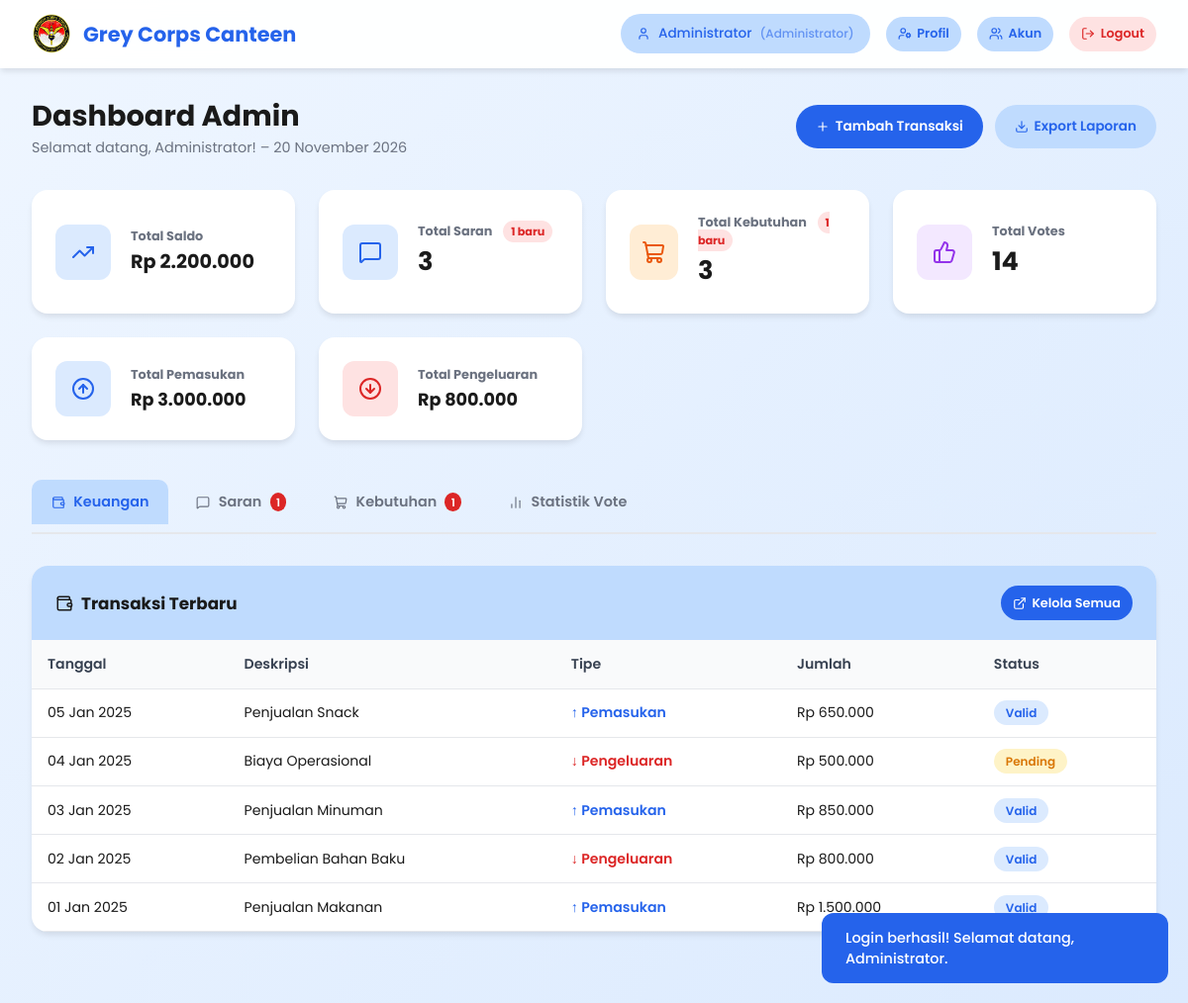
/dashboard.php (signed in), run on the app's committed database.
### tables this page shows
CREATE TABLE IF NOT EXISTS transaksi (
    id          INT AUTO_INCREMENT PRIMARY KEY,
    tanggal     DATE NOT NULL,
    deskripsi   VARCHAR(255) NOT NULL,
    tipe        ENUM('pemasukan','pengeluaran') NOT NULL,
    jumlah      DECIMAL(15,2) NOT NULL,
    kategori    VARCHAR(50) NULL,
    status      ENUM('pending','valid','ditolak') DEFAULT 'pending',
    user_id     INT NULL,
    created_at  TIMESTAMP DEFAULT CURRENT_TIMESTAMP,
    FOREIGN KEY (user_id) REFERENCES users(id) ON DELETE SET NULL
);

### includes/roles.php (called while the page is built, shortened)
<?php
function currentRole(): string
{
    return $_SESSION['role'] ?? '';
}
function isAdmin(): bool
{
    return currentRole() === 'admin';
}
function isKasilog(): bool
{
    return currentRole() === 'kasilog';
}
function canWrite(): bool
{
    return !isKasilog();
}
function roleLabel(string $role): string
{
    $map = [
        'admin'   => 'Administrator',
        'staff'   => 'Staff',
        'kasilog' => 'Kasilog',
    ];
    return $map[$role] ?? ucfirst($role);
}

### dashboard.php (the view, shortened to what this page needs)
<?php
require_once __DIR__ . '/config/db.php';
require_once __DIR__ . '/includes/helpers.php';
$canWrite = canWrite();
$totalSaran     = $pdo->query("SELECT COUNT(*) FROM saran")->fetchColumn();
$totalKebutuhan = $pdo->query("SELECT COUNT(*) FROM kebutuhan")->fetchColumn();
$pemasukan      = $pdo->query("SELECT COALESCE(SUM(jumlah),0) FROM transaksi WHERE tipe='pemasukan' AND status='valid'")->fetchColumn();
$pengeluaran    = $pdo->query("SELECT COALESCE(SUM(jumlah),0) FROM transaksi WHERE tipe='pengeluaran' AND status='valid'")->fetchColumn();
$saldo          = $pemasukan - $pengeluaran;
$totalVotes     = $pdo->query("SELECT COUNT(*) FROM votes")->fetchColumn();
$saranBaru      = $pdo->query("SELECT COUNT(*) FROM saran WHERE status='baru'")->fetchColumn();
$kebutuhanBaru  = $pdo->query("SELECT COUNT(*) FROM kebutuhan WHERE status='baru'")->fetchColumn();
$recentTransaksi = $pdo->query("SELECT * FROM transaksi ORDER BY tanggal DESC LIMIT 5")->fetchAll();
$flash = getFlash();
?>
<!DOCTYPE html>
<html lang="id">
<head>
</head>
<body>
<?php if ($flash): ?>
<div class="flash-toast <?= e($flash['type']) ?>" id="flashToast"><?= e($flash['msg']) ?></div>
<?php endif; ?>
<div class="topbar">
    <div class="topbar-inner">
        <a href="index.php" class="logo">
            <img src="img/logostinkcl.png" alt="Logo">
            <span>Grey Corps Canteen</span>
        </a>
        <div class="user-info">
            <div class="user-badge">
                <i data-lucide="user" style="width:14px"></i>
                <?= e($_SESSION['nama']) ?>
                <span style="opacity:.6;font-size:.75rem;">(<?= e(roleLabel($_SESSION['role'])) ?>)</span>
            </div>
            <?php require __DIR__ . '/includes/nav_account.php'; ?>
            <a href="logout.php" class="btn btn-danger btn-sm" onclick="return confirm('Yakin ingin logout?')">
                <i data-lucide="log-out" style="width:14px"></i> Logout
            </a>
        </div>
    </div>
</div>
<div class="main">
    <div class="page-header">
        <div>
            <h2>Dashboard Admin</h2>
            <p>Selamat datang, <?= e($_SESSION['nama']) ?>! – <?= date('d F Y') ?></p>
        </div>
        <div style="display:flex;gap:.75rem;flex-wrap:wrap;">
            <?php if ($canWrite): ?>
            <a href="keuangan.php" class="btn btn-primary"><i data-lucide="plus" style="width:14px"></i> Tambah Transaksi</a>
            <?php endif; ?>
            <a href="export.php" class="btn btn-secondary"><i data-lucide="download" style="width:14px"></i> Export Laporan</a>
        </div>
    </div>
    <div class="stats-grid">
        <div class="stat-card">
            <div class="stat-icon green"><i data-lucide="trending-up" style="width:24px"></i></div>
            <div class="stat-info">
                <h4>Total Saldo</h4>
                <p style="font-size:1.2rem;"><?= formatRupiah((float)$saldo) ?></p>
            </div>
        </div>
        <div class="stat-card">
            <div class="stat-icon blue"><i data-lucide="message-square" style="width:24px"></i></div>
            <div class="stat-info">
                <h4>Total Saran <span class="stat-badge"><?= $saranBaru ?> baru</span></h4>
                <p><?= $totalSaran ?></p>
            </div>
        </div>
        <div class="stat-card">
            <div class="stat-icon orange"><i data-lucide="shopping-cart" style="width:24px"></i></div>
            <div class="stat-info">
                <h4>Total Kebutuhan <span class="stat-badge"><?= $kebutuhanBaru ?> baru</span></h4>
                <p><?= $totalKebutuhan ?></p>
            </div>
        </div>
        <div class="stat-card">
            <div class="stat-icon purple"><i data-lucide="thumbs-up" style="width:24px"></i></div>
            <div class="stat-info"><h4>Total Votes</h4><p><?= $totalVotes ?></p></div>
        </div>
        <div class="stat-card">
            <div class="stat-icon green"><i data-lucide="arrow-up-circle" style="width:24px"></i></div>
            <div class="stat-info"><h4>Total Pemasukan</h4><p style="font-size:1.1rem;"><?= formatRupiah((float)$pemasukan) ?></p></div>
        </div>
        <div class="stat-card">
            <div class="stat-icon red"><i data-lucide="arrow-down-circle" style="width:24px"></i></div>
            <div class="stat-info"><h4>Total Pengeluaran</h4><p style="font-size:1.1rem;"><?= formatRupiah((float)$pengeluaran) ?></p></div>
        </div>
    </div>
    <div class="nav-tabs">
        <button class="nav-tab active" onclick="showPanel('keuangan',this)">
            <i data-lucide="wallet" style="width:14px;vertical-align:middle;margin-right:.3rem"></i> Keuangan
        </button>
        <button class="nav-tab" onclick="showPanel('saran',this)">
            <i data-lucide="message-square" style="width:14px;vertical-align:middle;margin-right:.3rem"></i>
            Saran <?php if($saranBaru>0): ?><span style="background:#dc2626;color:#fff;border-radius:50%;padding:.1rem .4rem;font-size:.7rem;margin-left:.3rem"><?=$saranBaru?></span><?php endif;?>
        </button>
        <button class="nav-tab" onclick="showPanel('kebutuhan',this)">
            <i data-lucide="shopping-cart" style="width:14px;vertical-align:middle;margin-right:.3rem"></i>
            Kebutuhan <?php if($kebutuhanBaru>0): ?><span style="background:#dc2626;color:#fff;border-radius:50%;padding:.1rem .4rem;font-size:.7rem;margin-left:.3rem"><?=$kebutuhanBaru?></span><?php endif;?>
        </button>
        <button class="nav-tab" onclick="showPanel('votes',this)">
            <i data-lucide="bar-chart-2" style="width:14px;vertical-align:middle;margin-right:.3rem"></i> Statistik Vote
        </button>
    </div>
    <div class="tab-panel active" id="panel-keuangan">
        <div class="card">
            <div class="card-header">
                <h3><i data-lucide="wallet" style="width:18px"></i> Transaksi Terbaru</h3>
                <a href="keuangan.php" class="btn btn-primary btn-sm">
                    <i data-lucide="external-link" style="width:14px"></i> Kelola Semua
                </a>
            </div>
            <div class="table-wrap">
                <table>
                    <thead><tr><th>Tanggal</th><th>Deskripsi</th><th>Tipe</th><th>Jumlah</th><th>Status</th></tr></thead>
                    <tbody>
                    <?php foreach ($recentTransaksi as $t): ?>
                    <tr>
                        <td><?= date('d M Y', strtotime($t['tanggal'])) ?></td>
                        <td><?= e($t['deskripsi']) ?></td>
                        <td><?= $t['tipe'] === 'pemasukan'
                            ? '<span style="color:#2563eb;font-weight:600">↑ Pemasukan</span>'
                            : '<span style="color:#dc2626;font-weight:600">↓ Pengeluaran</span>' ?></td>
                        <td><?= formatRupiah((float)$t['jumlah']) ?></td>
                        <td><?= statusBadge($t['status']) ?></td>
                    </tr>
                    <?php endforeach; ?>
                    </tbody>
                </table>
            </div>
        </div>
    </div>
</div>
</body>
</html>

### includes/nav_account.php
<a href="profil.php" class="btn btn-secondary btn-sm" title="Profil & Ganti Password">
    <i data-lucide="user-cog" style="width:14px"></i> Profil
</a>
<?php if (isAdmin()): ?>
<a href="akun.php" class="btn btn-secondary btn-sm" title="Kelola Akun">
    <i data-lucide="users" style="width:14px"></i> Akun
</a>
<?php endif; ?>

### includes/helpers.php (shortened to what this page needs)
<?php
function getFlash(): ?array {
    if (isset($_SESSION['flash'])) {
        $f = $_SESSION['flash'];
        return $f;
    }
    return null;
}
function formatRupiah(float $angka): string {
    return 'Rp ' . number_format($angka, 0, ',', '.');
}
function e(string $str): string {
    return htmlspecialchars($str, ENT_QUOTES, 'UTF-8');
}
function statusBadge(string $status): string {
    $map = [
        'baru'      => ['class' => 'status-danger',  'label' => 'Baru'],
        'diproses'  => ['class' => 'status-warning', 'label' => 'Diproses'],
        'selesai'   => ['class' => 'status-success', 'label' => 'Selesai'],
        'dipenuhi'  => ['class' => 'status-success', 'label' => 'Dipenuhi'],
        'ditolak'   => ['class' => 'status-danger',  'label' => 'Ditolak'],
        'pending'   => ['class' => 'status-warning', 'label' => 'Pending'],
        'valid'     => ['class' => 'status-success', 'label' => 'Valid'],
    ];
    $s = $map[$status] ?? ['class' => 'status-warning', 'label' => ucfirst($status)];
    return '<span class="status-badge ' . $s['class'] . '">' . $s['label'] . '</span>';
}

### dashboard.php (style rules this page uses)
:root { --primary:#93c5fd;--primary-dark:#60a5fa;--primary-darker:#3b82f6;--secondary:#bfdbfe;--accent:#2563eb;--dark:#1a1a1a;--gray:#f3f4f6;--gray-dark:#e5e7eb;--text-gray:#6b7280;--shadow:0 4px 6px -1px rgba(0,0,0,.1);--shadow-lg:0 10px 15px -3px rgba(0,0,0,.1);--transition:all .3s ease; }
* { margin:0;padding:0;box-sizing:border-box; }
body { font-family:'Poppins',sans-serif;color:var(--dark);background:linear-gradient(135deg,#eff6ff,#dbeafe);min-height:100vh; }
.topbar { position:fixed;top:0;width:100%;background:rgba(255,255,255,.95);backdrop-filter:blur(10px);z-index:1000;box-shadow:var(--shadow); }
.topbar-inner { max-width:1400px;margin:0 auto;padding:.9rem 2rem;display:flex;justify-content:space-between;align-items:center; }
.logo { display:flex;align-items:center;gap:.75rem;font-size:1.3rem;font-weight:700;color:var(--accent);text-decoration:none; }
.logo img { width:40px;height:40px;border-radius:8px; }
.user-info { display:flex;align-items:center;gap:1rem; }
.user-badge { display:flex;align-items:center;gap:.5rem;background:var(--secondary);padding:.5rem 1rem;border-radius:50px;font-size:.85rem;font-weight:500;color:var(--accent); }
.btn { padding:.65rem 1.25rem;border-radius:50px;font-weight:600;cursor:pointer;transition:var(--transition);text-decoration:none;border:none;font-size:.85rem;font-family:inherit;display:inline-flex;align-items:center;gap:.35rem; }
.btn-primary { background:var(--accent);color:#fff; }
.btn-secondary { background:var(--secondary);color:var(--accent); }
.btn-danger { background:#fee2e2;color:#dc2626; }
.btn-sm { padding:.35rem .75rem;font-size:.8rem; }
.main { padding:6rem 2rem 3rem;max-width:1400px;margin:0 auto; }
.page-header { display:flex;justify-content:space-between;align-items:center;margin-bottom:2rem;flex-wrap:wrap;gap:1rem; }
.page-header h2 { font-size:1.8rem; }
.page-header p { color:var(--text-gray);font-size:.9rem; }
.stats-grid { display:grid;grid-template-columns:repeat(auto-fit,minmax(220px,1fr));gap:1.5rem;margin-bottom:2.5rem; }
.stat-card { background:#fff;padding:1.5rem;border-radius:16px;box-shadow:var(--shadow);display:flex;align-items:center;gap:1.25rem; }
.stat-icon { width:56px;height:56px;border-radius:12px;display:flex;align-items:center;justify-content:center; }
.stat-icon.green { background:#dbeafe;color:var(--accent); }
.stat-icon.blue { background:#dbeafe;color:#2563eb; }
.stat-icon.orange { background:#ffedd5;color:#ea580c; }
.stat-icon.purple { background:#f3e8ff;color:#9333ea; }
.stat-icon.red { background:#fee2e2;color:#dc2626; }
.stat-info h4 { font-size:.8rem;color:var(--text-gray);margin-bottom:.15rem; }
.stat-info p { font-size:1.6rem;font-weight:700; }
.stat-badge { font-size:.7rem;background:#fee2e2;color:#dc2626;padding:.2rem .5rem;border-radius:50px;margin-left:.5rem; }
.nav-tabs { display:flex;gap:.5rem;margin-bottom:2rem;border-bottom:2px solid var(--gray-dark);padding-bottom:.5rem;overflow-x:auto; }
.nav-tab { padding:.65rem 1.25rem;border:none;background:none;cursor:pointer;font-weight:600;color:var(--text-gray);transition:var(--transition);border-radius:10px 10px 0 0;font-family:inherit;white-space:nowrap;font-size:.9rem; }
.nav-tab.active { color:var(--accent);background:var(--secondary); }
.tab-panel { display:none; }
.tab-panel.active { display:block; }
.card { background:#fff;border-radius:16px;box-shadow:var(--shadow);overflow:hidden;margin-bottom:1.5rem; }
.card-header { padding:1.25rem 1.5rem;background:var(--secondary);display:flex;justify-content:space-between;align-items:center;flex-wrap:wrap;gap:.75rem; }
.card-header h3 { font-size:1.05rem;display:flex;align-items:center;gap:.5rem; }
.table-wrap { overflow-x:auto; }
table { width:100%;border-collapse:collapse; }
th,td { padding:.85rem 1rem;text-align:left;border-bottom:1px solid var(--gray-dark);font-size:.88rem; }
th { background:#f9fafb;font-weight:600;color:#374151;white-space:nowrap; }
.status-badge { padding:.25rem .75rem;border-radius:50px;font-size:.75rem;font-weight:600;white-space:nowrap; }
.status-success { background:#dbeafe;color:#2563eb; }
.status-warning { background:#fef3c7;color:#d97706; }
.flash-toast { position:fixed;bottom:20px;right:20px;padding:.9rem 1.5rem;border-radius:12px;color:#fff;font-weight:500;z-index:5000;animation:slideIn .3s ease;max-width:350px;font-size:.9rem; }
.flash-toast.success { background:var(--accent); }

### data on the page
transaksi: tanggal "05 Jan 2025", deskripsi "Penjualan Snack", tipe "↑ Pemasukan", jumlah "Rp 650.000", status "Valid"
transaksi: tanggal "04 Jan 2025", deskripsi "Biaya Operasional", tipe "↓ Pengeluaran", jumlah "Rp 500.000", status "Pending"
transaksi: tanggal "03 Jan 2025", deskripsi "Penjualan Minuman", tipe "↑ Pemasukan", jumlah "Rp 850.000", status "Valid"
transaksi: tanggal "02 Jan 2025", deskripsi "Pembelian Bahan Baku", tipe "↓ Pengeluaran", jumlah "Rp 800.000", status "Valid"
transaksi: tanggal "01 Jan 2025", deskripsi "Penjualan Makanan", tipe "↑ Pemasukan", jumlah "Rp 1.500.000", status "Valid"

### other printed values
$flash['msg'] "Login berhasil! Selamat datang, Administrator."
$_SESSION['nama'] "Administrator"
roleLabel($_SESSION['role']) "Administrator"
formatRupiah((float)$saldo) "Rp 2.200.000"
$saranBaru "1"
$totalSaran "3"
$kebutuhanBaru "1"
$totalKebutuhan "3"
$totalVotes "14"
formatRupiah((float)$pemasukan) "Rp 3.000.000"
formatRupiah((float)$pengeluaran) "Rp 800.000"
